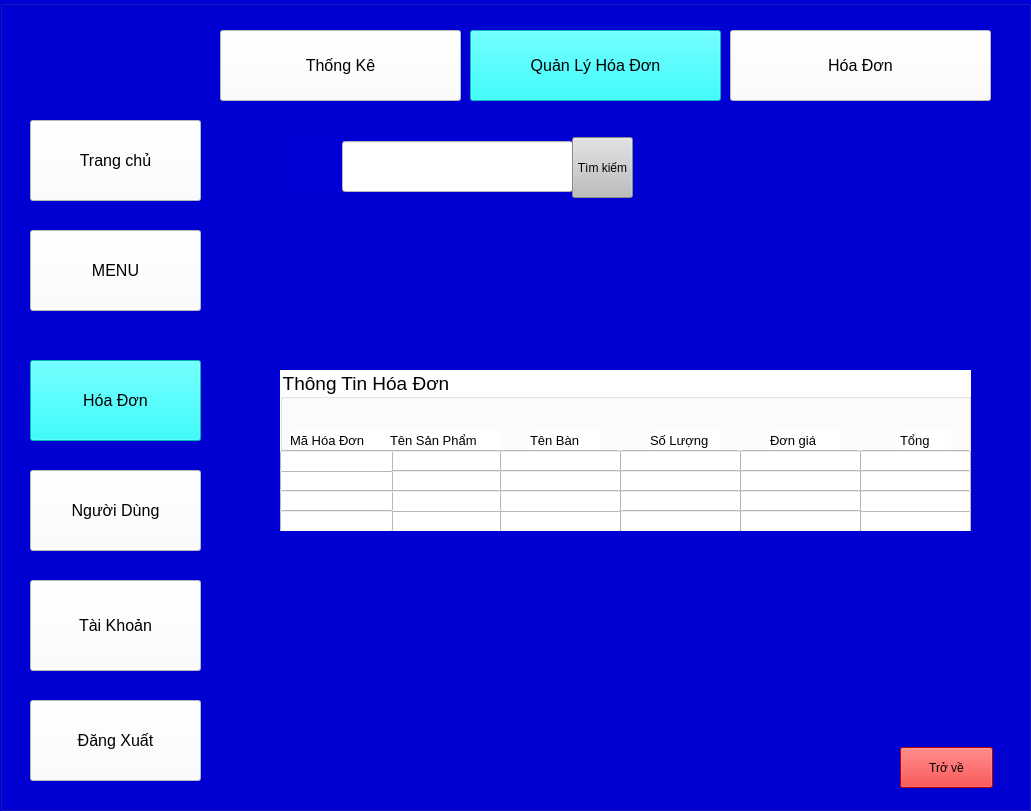
<?xml version="1.0" encoding="UTF-8"?>
<ui version="4.0">
 <class>man_hinh_quan_ly_hoa_don</class>
 <widget class="QMainWindow" name="man_hinh_quan_ly_hoa_don">
  <property name="geometry">
   <rect>
    <x>0</x>
    <y>0</y>
    <width>1031</width>
    <height>811</height>
   </rect>
  </property>
  <property name="windowTitle">
   <string>MainWindow</string>
  </property>
  <widget class="QWidget" name="centralwidget">
   <widget class="QGroupBox" name="thong_ke_gr">
    <property name="geometry">
     <rect>
      <x>0</x>
      <y>0</y>
      <width>1031</width>
      <height>811</height>
     </rect>
    </property>
    <property name="styleSheet">
     <string notr="true">background-color: rgb(0, 0, 212);</string>
    </property>
    <property name="title">
     <string/>
    </property>
    <widget class="QPushButton" name="check">
     <property name="geometry">
      <rect>
       <x>30</x>
       <y>360</y>
       <width>171</width>
       <height>81</height>
      </rect>
     </property>
     <property name="font">
      <font>
       <pointsize>12</pointsize>
      </font>
     </property>
     <property name="styleSheet">
      <string notr="true">background-color: rgb(0, 255, 255);</string>
     </property>
     <property name="text">
      <string>Hóa Đơn</string>
     </property>
    </widget>
    <widget class="QPushButton" name="exit">
     <property name="geometry">
      <rect>
       <x>30</x>
       <y>700</y>
       <width>171</width>
       <height>81</height>
      </rect>
     </property>
     <property name="font">
      <font>
       <pointsize>12</pointsize>
      </font>
     </property>
     <property name="styleSheet">
      <string notr="true">background-color: rgb(255, 255, 255);</string>
     </property>
     <property name="text">
      <string>Đăng Xuất</string>
     </property>
    </widget>
    <widget class="QPushButton" name="main">
     <property name="geometry">
      <rect>
       <x>30</x>
       <y>120</y>
       <width>171</width>
       <height>81</height>
      </rect>
     </property>
     <property name="font">
      <font>
       <pointsize>12</pointsize>
      </font>
     </property>
     <property name="styleSheet">
      <string notr="true">background-color: rgb(255, 255, 255);</string>
     </property>
     <property name="text">
      <string>Trang chủ</string>
     </property>
    </widget>
    <widget class="QPushButton" name="account">
     <property name="geometry">
      <rect>
       <x>30</x>
       <y>580</y>
       <width>171</width>
       <height>91</height>
      </rect>
     </property>
     <property name="font">
      <font>
       <pointsize>12</pointsize>
      </font>
     </property>
     <property name="styleSheet">
      <string notr="true">background-color: rgb(255, 255, 255);</string>
     </property>
     <property name="text">
      <string>Tài Khoản</string>
     </property>
    </widget>
    <widget class="QPushButton" name="back">
     <property name="geometry">
      <rect>
       <x>900</x>
       <y>747</y>
       <width>93</width>
       <height>41</height>
      </rect>
     </property>
     <property name="styleSheet">
      <string notr="true">background-color: rgb(255, 0, 0);</string>
     </property>
     <property name="text">
      <string>Trở về</string>
     </property>
    </widget>
    <widget class="QPushButton" name="quan_ly_hoa_don">
     <property name="geometry">
      <rect>
       <x>470</x>
       <y>30</y>
       <width>251</width>
       <height>71</height>
      </rect>
     </property>
     <property name="font">
      <font>
       <pointsize>12</pointsize>
      </font>
     </property>
     <property name="styleSheet">
      <string notr="true">
background-color: rgb(0, 255, 255);</string>
     </property>
     <property name="text">
      <string>Quản Lý Hóa Đơn</string>
     </property>
    </widget>
    <widget class="QPushButton" name="user">
     <property name="geometry">
      <rect>
       <x>30</x>
       <y>470</y>
       <width>171</width>
       <height>81</height>
      </rect>
     </property>
     <property name="font">
      <font>
       <pointsize>12</pointsize>
      </font>
     </property>
     <property name="styleSheet">
      <string notr="true">
background-color: rgb(255, 255, 255);</string>
     </property>
     <property name="text">
      <string>Người Dùng</string>
     </property>
    </widget>
    <widget class="QPushButton" name="thong_ke">
     <property name="geometry">
      <rect>
       <x>220</x>
       <y>30</y>
       <width>241</width>
       <height>71</height>
      </rect>
     </property>
     <property name="font">
      <font>
       <pointsize>12</pointsize>
      </font>
     </property>
     <property name="styleSheet">
      <string notr="true">background-color: rgb(255, 255, 255);</string>
     </property>
     <property name="text">
      <string>Thống Kê</string>
     </property>
    </widget>
    <widget class="QPushButton" name="menu">
     <property name="geometry">
      <rect>
       <x>30</x>
       <y>230</y>
       <width>171</width>
       <height>81</height>
      </rect>
     </property>
     <property name="font">
      <font>
       <pointsize>12</pointsize>
      </font>
     </property>
     <property name="styleSheet">
      <string notr="true">background-color: rgb(255, 255, 255);</string>
     </property>
     <property name="text">
      <string>MENU</string>
     </property>
    </widget>
    <widget class="QPushButton" name="hoa_don">
     <property name="geometry">
      <rect>
       <x>730</x>
       <y>30</y>
       <width>261</width>
       <height>71</height>
      </rect>
     </property>
     <property name="font">
      <font>
       <pointsize>12</pointsize>
      </font>
     </property>
     <property name="styleSheet">
      <string notr="true">
background-color: rgb(255, 255, 255);</string>
     </property>
     <property name="text">
      <string>Hóa Đơn</string>
     </property>
    </widget>
    <widget class="QGroupBox" name="groupBox">
     <property name="geometry">
      <rect>
       <x>280</x>
       <y>370</y>
       <width>691</width>
       <height>161</height>
      </rect>
     </property>
     <property name="font">
      <font>
       <pointsize>14</pointsize>
      </font>
     </property>
     <property name="styleSheet">
      <string notr="true">background-color: rgb(255, 255, 255);</string>
     </property>
     <property name="title">
      <string>Thông Tin Hóa Đơn</string>
     </property>
     <widget class="QLineEdit" name="ma_hoa_don_qlhd1">
      <property name="geometry">
       <rect>
        <x>0</x>
        <y>80</y>
        <width>113</width>
        <height>22</height>
       </rect>
      </property>
     </widget>
     <widget class="QLineEdit" name="ten_sp_qlhd1">
      <property name="geometry">
       <rect>
        <x>110</x>
        <y>80</y>
        <width>113</width>
        <height>22</height>
       </rect>
      </property>
     </widget>
     <widget class="QLineEdit" name="ten_ban_qlhd1">
      <property name="geometry">
       <rect>
        <x>220</x>
        <y>80</y>
        <width>121</width>
        <height>22</height>
       </rect>
      </property>
     </widget>
     <widget class="QLineEdit" name="so_luong_qlhd1">
      <property name="geometry">
       <rect>
        <x>340</x>
        <y>80</y>
        <width>121</width>
        <height>22</height>
       </rect>
      </property>
     </widget>
     <widget class="QLineEdit" name="don_gia_qlhd1">
      <property name="geometry">
       <rect>
        <x>460</x>
        <y>80</y>
        <width>121</width>
        <height>22</height>
       </rect>
      </property>
     </widget>
     <widget class="QLineEdit" name="tong_qlhd1">
      <property name="geometry">
       <rect>
        <x>580</x>
        <y>80</y>
        <width>111</width>
        <height>22</height>
       </rect>
      </property>
     </widget>
     <widget class="QLineEdit" name="don_gia_qlhd2">
      <property name="geometry">
       <rect>
        <x>460</x>
        <y>100</y>
        <width>121</width>
        <height>22</height>
       </rect>
      </property>
     </widget>
     <widget class="QLineEdit" name="ten_sp_qlhd2">
      <property name="geometry">
       <rect>
        <x>110</x>
        <y>100</y>
        <width>113</width>
        <height>22</height>
       </rect>
      </property>
     </widget>
     <widget class="QLineEdit" name="ma_hoa_don_qlhd2">
      <property name="geometry">
       <rect>
        <x>0</x>
        <y>100</y>
        <width>113</width>
        <height>22</height>
       </rect>
      </property>
     </widget>
     <widget class="QLineEdit" name="so_luong_qlhd2">
      <property name="geometry">
       <rect>
        <x>340</x>
        <y>100</y>
        <width>121</width>
        <height>22</height>
       </rect>
      </property>
     </widget>
     <widget class="QLineEdit" name="ten_ban_qlhd2">
      <property name="geometry">
       <rect>
        <x>220</x>
        <y>100</y>
        <width>121</width>
        <height>22</height>
       </rect>
      </property>
     </widget>
     <widget class="QLineEdit" name="tong_qlhd2">
      <property name="geometry">
       <rect>
        <x>580</x>
        <y>100</y>
        <width>111</width>
        <height>22</height>
       </rect>
      </property>
     </widget>
     <widget class="QLineEdit" name="ma_hoa_don_qlhd4">
      <property name="geometry">
       <rect>
        <x>0</x>
        <y>140</y>
        <width>113</width>
        <height>22</height>
       </rect>
      </property>
     </widget>
     <widget class="QLineEdit" name="don_gia_qlhd3">
      <property name="geometry">
       <rect>
        <x>460</x>
        <y>120</y>
        <width>121</width>
        <height>22</height>
       </rect>
      </property>
     </widget>
     <widget class="QLineEdit" name="ten_sp_qlhd4">
      <property name="geometry">
       <rect>
        <x>110</x>
        <y>140</y>
        <width>113</width>
        <height>22</height>
       </rect>
      </property>
     </widget>
     <widget class="QLineEdit" name="ten_sp_qlhd3">
      <property name="geometry">
       <rect>
        <x>110</x>
        <y>120</y>
        <width>113</width>
        <height>22</height>
       </rect>
      </property>
     </widget>
     <widget class="QLineEdit" name="ma_hoa_don_qlhd3">
      <property name="geometry">
       <rect>
        <x>0</x>
        <y>120</y>
        <width>113</width>
        <height>22</height>
       </rect>
      </property>
     </widget>
     <widget class="QLineEdit" name="ten_ban_qlhd4">
      <property name="geometry">
       <rect>
        <x>220</x>
        <y>140</y>
        <width>121</width>
        <height>22</height>
       </rect>
      </property>
     </widget>
     <widget class="QLineEdit" name="so_luong_qlhd3">
      <property name="geometry">
       <rect>
        <x>340</x>
        <y>120</y>
        <width>121</width>
        <height>22</height>
       </rect>
      </property>
     </widget>
     <widget class="QLineEdit" name="don_gia_qlhd4">
      <property name="geometry">
       <rect>
        <x>460</x>
        <y>140</y>
        <width>121</width>
        <height>22</height>
       </rect>
      </property>
     </widget>
     <widget class="QLineEdit" name="so_luong_qlhd4">
      <property name="geometry">
       <rect>
        <x>340</x>
        <y>140</y>
        <width>121</width>
        <height>22</height>
       </rect>
      </property>
     </widget>
     <widget class="QLineEdit" name="tong_qlhd4">
      <property name="geometry">
       <rect>
        <x>580</x>
        <y>140</y>
        <width>111</width>
        <height>22</height>
       </rect>
      </property>
     </widget>
     <widget class="QLineEdit" name="ten_ban_qlhd3">
      <property name="geometry">
       <rect>
        <x>220</x>
        <y>120</y>
        <width>121</width>
        <height>22</height>
       </rect>
      </property>
     </widget>
     <widget class="QLineEdit" name="tong_qlhd3">
      <property name="geometry">
       <rect>
        <x>580</x>
        <y>120</y>
        <width>111</width>
        <height>22</height>
       </rect>
      </property>
     </widget>
     <widget class="QLabel" name="label_17">
      <property name="geometry">
       <rect>
        <x>10</x>
        <y>60</y>
        <width>101</width>
        <height>20</height>
       </rect>
      </property>
      <property name="font">
       <font>
        <pointsize>10</pointsize>
       </font>
      </property>
      <property name="styleSheet">
       <string notr="true">border-color: rgb(0, 0, 0);</string>
      </property>
      <property name="text">
       <string>Mã Hóa Đơn</string>
      </property>
     </widget>
     <widget class="QLabel" name="label_18">
      <property name="geometry">
       <rect>
        <x>110</x>
        <y>60</y>
        <width>111</width>
        <height>20</height>
       </rect>
      </property>
      <property name="font">
       <font>
        <pointsize>10</pointsize>
       </font>
      </property>
      <property name="text">
       <string>Tên Sản Phẩm</string>
      </property>
     </widget>
     <widget class="QLabel" name="label_19">
      <property name="geometry">
       <rect>
        <x>250</x>
        <y>60</y>
        <width>71</width>
        <height>20</height>
       </rect>
      </property>
      <property name="font">
       <font>
        <pointsize>10</pointsize>
       </font>
      </property>
      <property name="text">
       <string>Tên Bàn</string>
      </property>
     </widget>
     <widget class="QLabel" name="label_20">
      <property name="geometry">
       <rect>
        <x>370</x>
        <y>60</y>
        <width>71</width>
        <height>20</height>
       </rect>
      </property>
      <property name="font">
       <font>
        <pointsize>10</pointsize>
       </font>
      </property>
      <property name="text">
       <string>Số Lượng</string>
      </property>
     </widget>
     <widget class="QLabel" name="label_21">
      <property name="geometry">
       <rect>
        <x>490</x>
        <y>60</y>
        <width>71</width>
        <height>20</height>
       </rect>
      </property>
      <property name="font">
       <font>
        <pointsize>10</pointsize>
       </font>
      </property>
      <property name="text">
       <string>Đơn giá</string>
      </property>
     </widget>
     <widget class="QLabel" name="label_22">
      <property name="geometry">
       <rect>
        <x>620</x>
        <y>60</y>
        <width>51</width>
        <height>20</height>
       </rect>
      </property>
      <property name="font">
       <font>
        <pointsize>10</pointsize>
       </font>
      </property>
      <property name="text">
       <string>Tổng</string>
      </property>
     </widget>
     <zorder>ten_sp_qlhd1</zorder>
     <zorder>ten_ban_qlhd1</zorder>
     <zorder>so_luong_qlhd1</zorder>
     <zorder>don_gia_qlhd1</zorder>
     <zorder>tong_qlhd1</zorder>
     <zorder>don_gia_qlhd2</zorder>
     <zorder>ten_sp_qlhd2</zorder>
     <zorder>so_luong_qlhd2</zorder>
     <zorder>ten_ban_qlhd2</zorder>
     <zorder>tong_qlhd2</zorder>
     <zorder>ma_hoa_don_qlhd2</zorder>
     <zorder>ma_hoa_don_qlhd1</zorder>
     <zorder>don_gia_qlhd3</zorder>
     <zorder>ten_sp_qlhd4</zorder>
     <zorder>ten_sp_qlhd3</zorder>
     <zorder>ma_hoa_don_qlhd3</zorder>
     <zorder>ten_ban_qlhd4</zorder>
     <zorder>so_luong_qlhd3</zorder>
     <zorder>don_gia_qlhd4</zorder>
     <zorder>so_luong_qlhd4</zorder>
     <zorder>tong_qlhd4</zorder>
     <zorder>ten_ban_qlhd3</zorder>
     <zorder>tong_qlhd3</zorder>
     <zorder>ma_hoa_don_qlhd4</zorder>
     <zorder>label_17</zorder>
     <zorder>label_18</zorder>
     <zorder>label_19</zorder>
     <zorder>label_20</zorder>
     <zorder>label_21</zorder>
     <zorder>label_22</zorder>
    </widget>
    <widget class="QLineEdit" name="tim_kiem_hoa_don">
     <property name="geometry">
      <rect>
       <x>342</x>
       <y>141</y>
       <width>231</width>
       <height>51</height>
      </rect>
     </property>
     <property name="styleSheet">
      <string notr="true">background-color: rgb(255, 255, 255);</string>
     </property>
    </widget>
    <widget class="QLabel" name="label">
     <property name="geometry">
      <rect>
       <x>290</x>
       <y>140</y>
       <width>51</width>
       <height>51</height>
      </rect>
     </property>
     <property name="styleSheet">
      <string notr="true">border-image: url(:/picture/398288296_664763935842542_91204699368765392_n.png);
border-color: rgb(255, 255, 255);</string>
     </property>
     <property name="text">
      <string/>
     </property>
    </widget>
    <widget class="QPushButton" name="pushButton">
     <property name="geometry">
      <rect>
       <x>572</x>
       <y>137</y>
       <width>61</width>
       <height>61</height>
      </rect>
     </property>
     <property name="styleSheet">
      <string notr="true">background-color: rgb(255, 255, 255);
background-color: rgb(189, 189, 189);</string>
     </property>
     <property name="text">
      <string>Tìm kiếm</string>
     </property>
    </widget>
   </widget>
  </widget>
 </widget>
 <resources>
  <include location="add_image.qrc"/>
 </resources>
 <connections/>
</ui>
